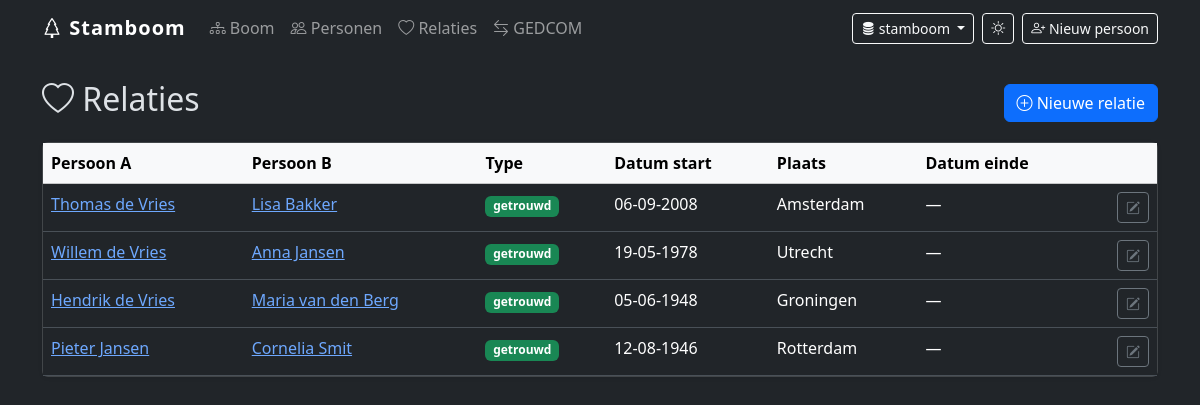
The app's page /relaties/ with its own data.
### models.py (models this page shows, shortened)
class Relatie(Base):
    __tablename__ = "relatie"
    id: Mapped[int] = mapped_column(Integer, primary_key=True, index=True)
    persoon_a_id: Mapped[int] = mapped_column(Integer, ForeignKey("persoon.id"))
    persoon_b_id: Mapped[int] = mapped_column(Integer, ForeignKey("persoon.id"))
    type: Mapped[RelatieType] = mapped_column(Enum(RelatieType))
    datum_start: Mapped[date | None] = mapped_column(Date, nullable=True)
    plaats_start: Mapped[str | None] = mapped_column(String(200), nullable=True)
    datum_einde: Mapped[date | None] = mapped_column(Date, nullable=True)
    persoon_a: Mapped["Persoon"] = relationship(
        "Persoon", foreign_keys=[persoon_a_id], back_populates="relaties_a"
    )
    persoon_b: Mapped["Persoon"] = relationship(
        "Persoon", foreign_keys=[persoon_b_id], back_populates="relaties_b"
    )
    bijlagen: Mapped[list["Bijlage"]] = relationship(
        "Bijlage", foreign_keys="Bijlage.relatie_id", back_populates="relatie"
    )

class Persoon(Base):
    __tablename__ = "persoon"
    id: Mapped[int] = mapped_column(Integer, primary_key=True, index=True)
    voornaam: Mapped[str] = mapped_column(String(100))
    achternaam: Mapped[str] = mapped_column(String(100))
    geboorte_datum: Mapped[date | None] = mapped_column(Date, nullable=True)
    geboorte_plaats: Mapped[str | None] = mapped_column(String(200), nullable=True)
    sterf_datum: Mapped[date | None] = mapped_column(Date, nullable=True)
    sterf_plaats: Mapped[str | None] = mapped_column(String(200), nullable=True)
    begraven_locatie: Mapped[str | None] = mapped_column(String(300), nullable=True)
    geslacht: Mapped[Geslacht | None] = mapped_column(Enum(Geslacht), nullable=True)
    notities: Mapped[str | None] = mapped_column(Text, nullable=True)
    relaties_a: Mapped[list["Relatie"]] = relationship(
        "Relatie", foreign_keys="Relatie.persoon_a_id", back_populates="persoon_a"
    )
    relaties_b: Mapped[list["Relatie"]] = relationship(
        "Relatie", foreign_keys="Relatie.persoon_b_id", back_populates="persoon_b"
    )
    ouder_van: Mapped[list["Ouderschap"]] = relationship(
        "Ouderschap", foreign_keys="Ouderschap.ouder_id", back_populates="ouder"
    )
    kind_van: Mapped[list["Ouderschap"]] = relationship(
        "Ouderschap", foreign_keys="Ouderschap.kind_id", back_populates="kind"
    )
    bijlagen: Mapped[list["Bijlage"]] = relationship(
        "Bijlage", foreign_keys="Bijlage.persoon_id", back_populates="persoon"
    )

### routers/relaties.py (the view)
@router.get("/", response_class=HTMLResponse)
def relaties_lijst(request: Request, db: Session = Depends(get_db)):
    relaties = db.query(Relatie).order_by(Relatie.datum_start.desc()).all()
    return templates.TemplateResponse(
        request, "relaties_lijst.html", {"relaties": relaties}
    )

### templates/relaties_lijst.html (shortened to what this page needs)
{% extends "base.html" %}
{% block content %}
<div class="d-flex justify-content-between align-items-center mb-3">
  <h2><i class="bi bi-heart"></i> Relaties</h2>
  <a href="/relaties/nieuw" class="btn btn-primary">
    <i class="bi bi-plus-circle"></i> Nieuwe relatie
  </a>
</div>
{% if relaties %}
<div class="card">
  <div class="table-responsive">
    <table class="table table-hover mb-0">
      <thead class="table-light">
        <tr>
          <th>Persoon A</th>
          <th>Persoon B</th>
          <th>Type</th>
          <th>Datum start</th>
          <th>Plaats</th>
          <th>Datum einde</th>
          <th></th>
        </tr>
      </thead>
      <tbody>
        {% for rel in relaties %}
        <tr>
          <td><a href="/personen/{{ rel.persoon_a.id }}">{{ rel.persoon_a.volledige_naam }}</a></td>
          <td><a href="/personen/{{ rel.persoon_b.id }}">{{ rel.persoon_b.volledige_naam }}</a></td>
          <td>
            <span class="badge {% if rel.type.value == 'getrouwd' %}bg-success{% elif rel.type.value == 'gescheiden' %}bg-danger{% else %}bg-secondary{% endif %}">
              {{ rel.type.value }}
            </span>
          </td>
          <td>{{ rel.datum_start.strftime('%d-%m-%Y') if rel.datum_start else '—' }}</td>
          <td>{{ rel.plaats_start or '—' }}</td>
          <td>{{ rel.datum_einde.strftime('%d-%m-%Y') if rel.datum_einde else '—' }}</td>
          <td class="text-end">
            <a href="/relaties/{{ rel.id }}" class="btn btn-sm btn-outline-secondary">
              <i class="bi bi-pencil-square"></i>
            </a>
          </td>
        </tr>
        {% endfor %}
      </tbody>
    </table>
  </div>
</div>
{% else %}
<div class="alert alert-info">
  Nog geen relaties. <a href="/relaties/nieuw">Voeg de eerste toe</a>.
</div>
{% endif %}
{% endblock %}

### templates/base.html (style rules this page uses)
:root, [data-bs-theme="light"] { --tree-line: #94a3b8; --tree-text: #1f2937; --tree-text-muted: #6b7280; --tree-bg: #ffffff; --box-bg-M: #dbeafe; --box-border-M: #3b82f6; --box-bg-V: #fce7f3; --box-border-V: #ec4899; --box-bg-X: #f3f4f6; --box-border-X: #6b7280; }
[data-bs-theme="dark"] { --tree-line: #4b5563; --tree-text: #e5e7eb; --tree-text-muted: #9ca3af; --tree-bg: #1e2530; --box-bg-M: #1e3a5f; --box-border-M: #60a5fa; --box-bg-V: #4a1533; --box-border-V: #f472b6; --box-bg-X: #374151; --box-border-X: #9ca3af; }
.card { box-shadow: 0 1px 4px rgba(0,0,0,.08); }

### records on screen
Relatie: persoon_a.volledige_naam "Thomas de Vries", persoon_b.volledige_naam "Lisa Bakker", type.value "getrouwd", datum_start "06-09-2008", plaats_start "Amsterdam", datum_einde "—"
Relatie: persoon_a.volledige_naam "Willem de Vries", persoon_b.volledige_naam "Anna Jansen", type.value "getrouwd", datum_start "19-05-1978", plaats_start "Utrecht", datum_einde "—"
Relatie: persoon_a.volledige_naam "Hendrik de Vries", persoon_b.volledige_naam "Maria van den Berg", type.value "getrouwd", datum_start "05-06-1948", plaats_start "Groningen", datum_einde "—"
Relatie: persoon_a.volledige_naam "Pieter Jansen", persoon_b.volledige_naam "Cornelia Smit", type.value "getrouwd", datum_start "12-08-1946", plaats_start "Rotterdam", datum_einde "—"

### other values on screen
{{ request.state.actief_db }} "stamboom"
